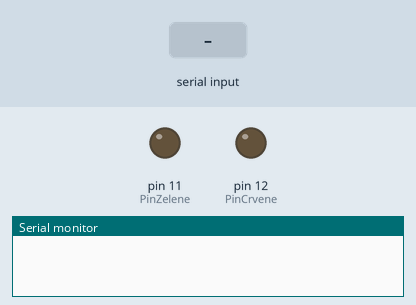
Simulated run of this sketch. Board: Arduino Uno, built with avr-gcc and run on an emulated ATmega328P. Shown: output pins drawn as LEDs (lit = HIGH), the last lines printed to the serial monitor. Dashed ring = blinking. The inputs (shaded band) are chosen by the test bench.

Above: at 1.2 s.
1.3 s: "#CRVENA" received over Serial
At 2.7 s:
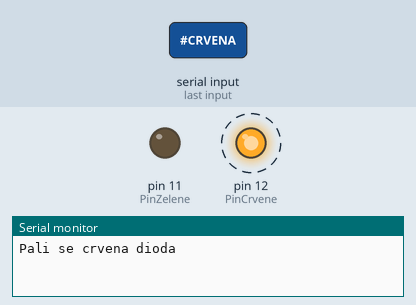
4.3 s: "#ZELENA" received over Serial
At 5.7 s:
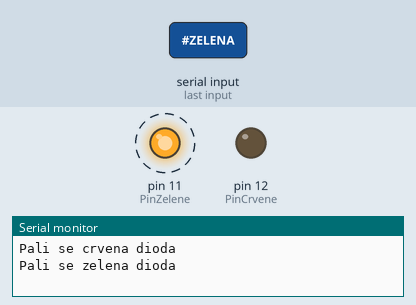
7.3 s: "#UVECAJ" received over Serial
At 9.1 s:
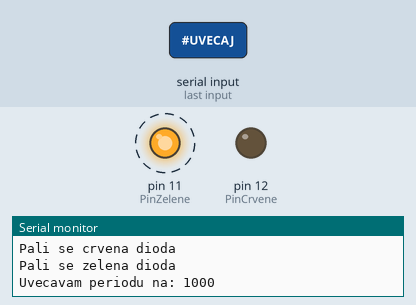
Timing chart, 0 to 15.8 s (numbered marks = the images above; inputs shaded):
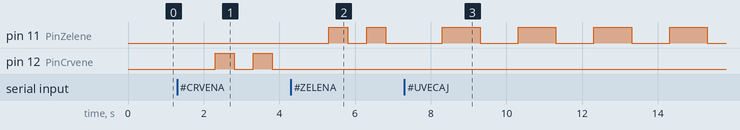

Measured:
- after the input at 1.3 s, pin 12 (PinCrvene): alternates HIGH for 0.50 s and LOW for 0.50 s, starting after 1.0 s
- after the input at 4.3 s, pin 11 (PinZelene): alternates HIGH for 0.50 s and LOW for 0.50 s, starting after 1.0 s; pin 12 (PinCrvene): stops changing and stays LOW
- after the input at 7.3 s, pin 11 (PinZelene): alternates HIGH for 1.0 s and LOW for 1.0 s, starting after 1.0 s

The sketch:

4ETR-B30-program.ino
```cpp
const int PinCrvene = 12;  // pin crvene diode
const int PinZelene = 11;  // pin zelene diode
String naredba;            // naredba je string (niz karaktera)
int periodeMs[] = {500, 1000, 1500, 2000}; // niz perioda u ms
int periodaIndex = 0, aktivnaDioda = 100, statusAktivne = HIGH;

void setup() {
  // Inicijalizacija pinova
  pinMode(PinCrvene, OUTPUT);
  pinMode(PinZelene, OUTPUT);
  // Početne vrednosti izlaznih pinova
  digitalWrite(PinCrvene, LOW);
  digitalWrite(PinZelene, LOW);
  // Inicijalizacija serijske komunikacije sa racunarom na 9600 bps
  Serial.begin(9600);
}
void loop() {
  if (Serial.available()) {           // ako na ulazu postoji podatak koji se može pročitati
    naredba = Serial.readString();    // čitamo string
    naredba.trim();                   // sečemo CR i NL sa kraja stringa!!!
    if (naredba == "#CRVENA"){
      Serial.println("Pali se crvena dioda");
      aktivnaDioda = PinCrvene;
    }
    else if (naredba == "#ZELENA") {
      Serial.println("Pali se zelena dioda");
      aktivnaDioda = PinZelene;
    }
    else if (naredba == "#UVECAJ"){
      if (periodaIndex < 3){
        ++periodaIndex;
        Serial.print("Uvecavam periodu na: "); Serial.println(periodeMs[periodaIndex]);
      } else {
        Serial.println("Ovo je maksimalna perioda!");
      }
    }
    else if (naredba == "#SMANJI"){
      if (periodaIndex > 0){
        --periodaIndex;
        Serial.print("Smanjujem periodu na: "); Serial.println(periodeMs[periodaIndex]);
      } else {
        Serial.println("Ovo je minimalna perioda!");
      }
    }
    else {
      Serial.println("Nepoznata naredba");
    }
  }
  if (aktivnaDioda == PinCrvene || aktivnaDioda == PinZelene) {
      digitalWrite(aktivnaDioda, statusAktivne);
      delay(periodeMs[periodaIndex]);
      statusAktivne = !statusAktivne;
  }
}
```
